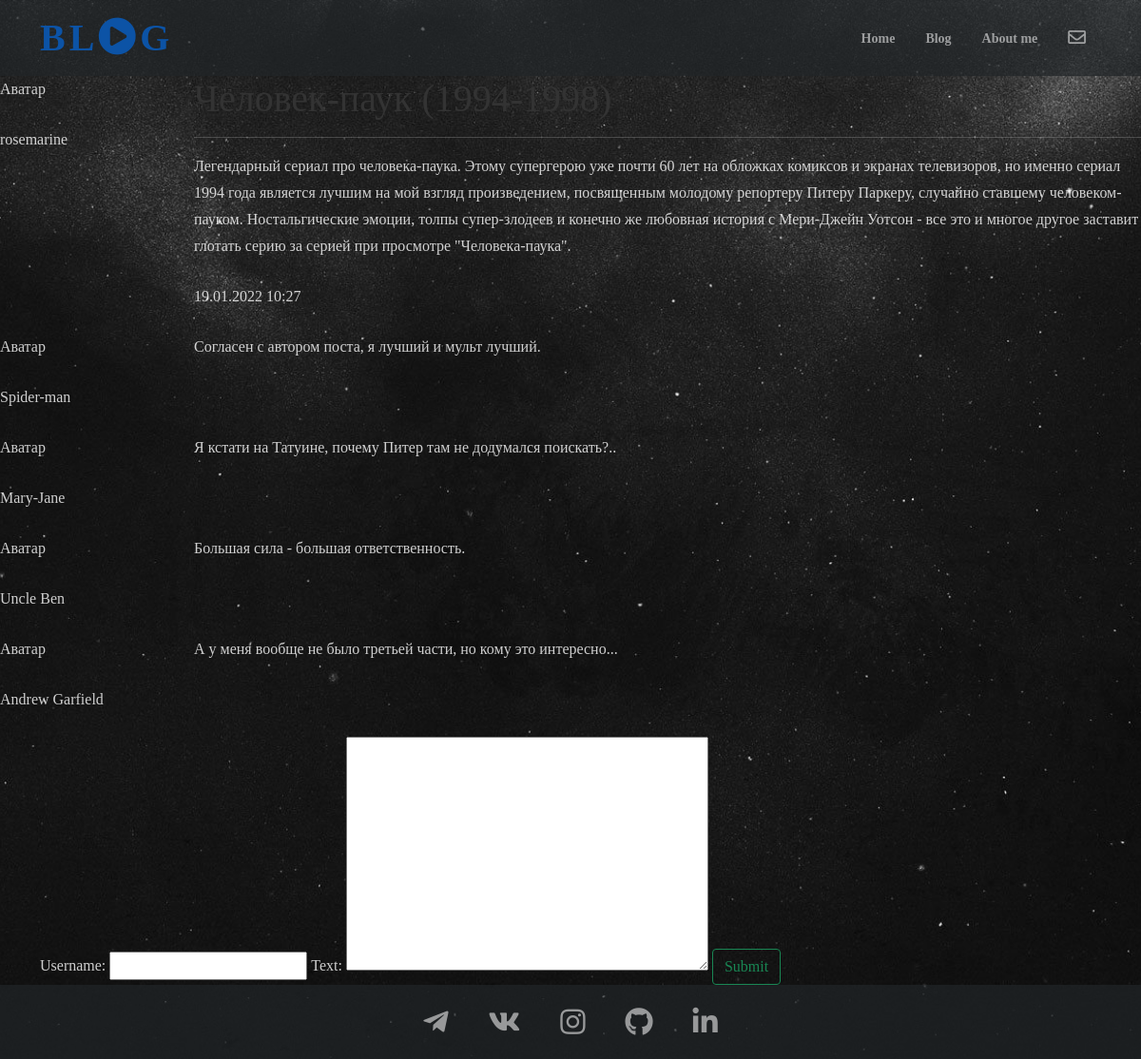
/post/16/, run on the app's committed database.
### snblog/models.py (models this page shows, shortened)
class Post(models.Model):
    author = models.ForeignKey(settings.AUTH_USER_MODEL, on_delete=models.CASCADE) #поле автора, в которое попадает имя юзера, который создает пост, а также способ удаления поста
    title = models.CharField(max_length=150) #поле названия поста с ограничением в 150 символов
    text = models.TextField() #поле текста
    created = models.DateTimeField(default=timezone.now) #поле даты создания поста с указанием времени создания поста по текущему часовому поясу
    image = models.ImageField(upload_to="images/", null=True, blank=True)

class Comment(models.Model):
    post = models.ForeignKey(Post, related_name='comment', on_delete=models.CASCADE)
    username = models.CharField(max_length=15)
    text = models.TextField()
    active = models.BooleanField(default=True)

### snblog/views.py (the view)
# urls.py: path("post/<int:pk>/", views.post, name="post_detail")
def post(request, pk):
    post = get_object_or_404(Post, pk=pk)
    comments = post.comment.filter(active=True)
    form = CommentForm
    if request.method == "POST":
        form = CommentForm(data=request.POST)
        if form.is_valid():
            comment = form.save(commit=False)
            comment.post = post
            comment.save()
    return render(request, "snblog/post_detail.html", {"post": post,
                                                       "comments": comments,
                                                       "form": form
                                                       })

### snblog/templates/snblog/post_detail.html
{% extends "snblog/base.html" %}
{% block content %}
<div class="post-detail row">
    {% if post.created %}
    <div class="post-author col-2">
        <div class="avatar" id="outer">
            <div id="inner">
                <p>Аватар</p>
            </div>
        </div>
        <div class="nickname">
            <p class="nickname-author">{{post.author}}</p>
        </div>
    </div>
    <div class="post col-10">
        <div class="post-title">
            <h1 class="post-title">{{ post.title }}</h1>
        </div>
        <hr>
        <div class="post-text">
            <p>{{ post.text }}</p>
        </div>
        <div class="date">
            <p>{{post.created | date:"d"}}.{{post.created | date:"m"}}.{{post.created | date:"Y"}} {{post.created | time:"G:i"}}</p>
        </div>
    </div>
    {% endif %}
</div>
{% for comment in comments %}
<div class="post-detail-com row">
    <div class="post-author-com col-2">
        <div class="avatar-commentor" id="outer-com">
            <div id="inner-com">
                <p>Аватар</p>
            </div>
        </div>
        <div class="nickname-com">
            <p class="nickname-commentor">{{ comment.username }}</p>
        </div>
    </div>
    <div class="post col-10">
        <div class="post-text-com">
            <p>{{ comment.text }}</p>
        </div>
    </div>
</div>
{% endfor %}
<div class="container">
    <div class="comments-form">
       <form action="" method="post"> {% csrf_token %}
            {{form}}
            <input type="submit" class="btn btn-outline-success">
       </form>
    </div>
</div>
{% endblock %}

### snblog/static/css/mainstyles.css (style rules this page uses)
html { overflow-y: overlay; height: 100%; }
body { background-position: center center; background-repeat: no-repeat; background-attachment: fixed; background-size: cover; background-color: #333333; font-family: "Bebas Neue Bold"; font-weight: 300; font-size: 16px; color: rgba(255,255,255,0.8); height: 100%; -webkit-font-smoothing: antialiased; -webkit-overflow-scrolling: touch; }
h1, h2, h3, h4, h5, h6 { font-weight: 300; color: #333; }
p { line-height: 28px; margin-bottom: 25px; }
hr { display: block; height: 1px; border: 0px; border-top: 1px solid #ccc; margin: 1em 0; padding: 0; }

### data on the page
Post: author "rosemarine", title "Человек-паук (1994-1998)", text "Легендарный сериал про человека-паука. Этому супергерою уже почти 60 лет на обложках комиксов и экранах телевизоров, но именно сериал 1994 года является лучшим на мой взгляд произведением, посвященным молодому репортеру Питеру Паркеру, случайно ставшему человеком-пауком. Ностальгические эмоции, толпы супер-злодеев и конечно же любовная история с Мери-Джейн Уотсон - все это и многое другое заставит глотать серию за серией при просмотре \"Человека-паука\".", created "19", created "01", created "2022", created "10:27"
Comment: username "Spider-man", text "Согласен с автором поста, я лучший и мульт лучший."
Comment: username "Mary-Jane", text "Я кстати на Татуине, почему Питер там не додумался поискать?.."
Comment: username "Uncle Ben", text "Большая сила - большая ответственность."
Comment: username "Andrew Garfield", text "А у меня вообще не было третьей части, но кому это интересно..."
